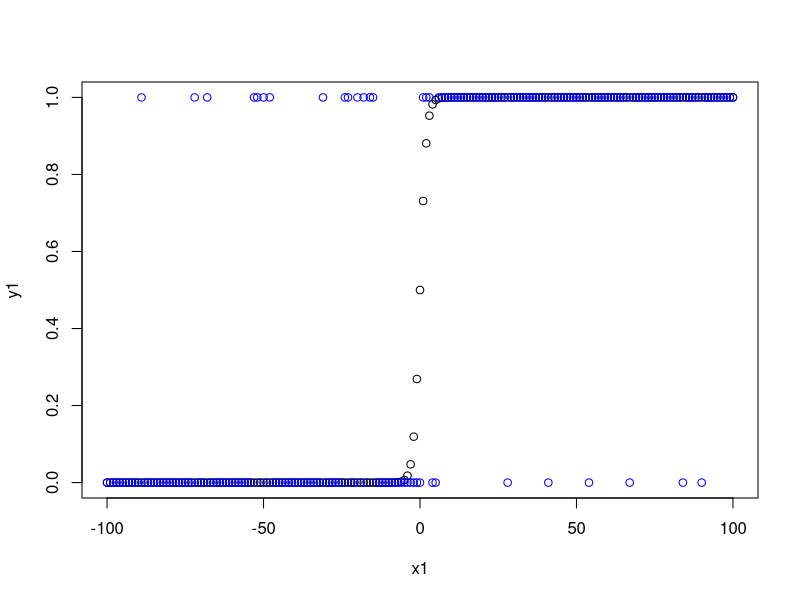
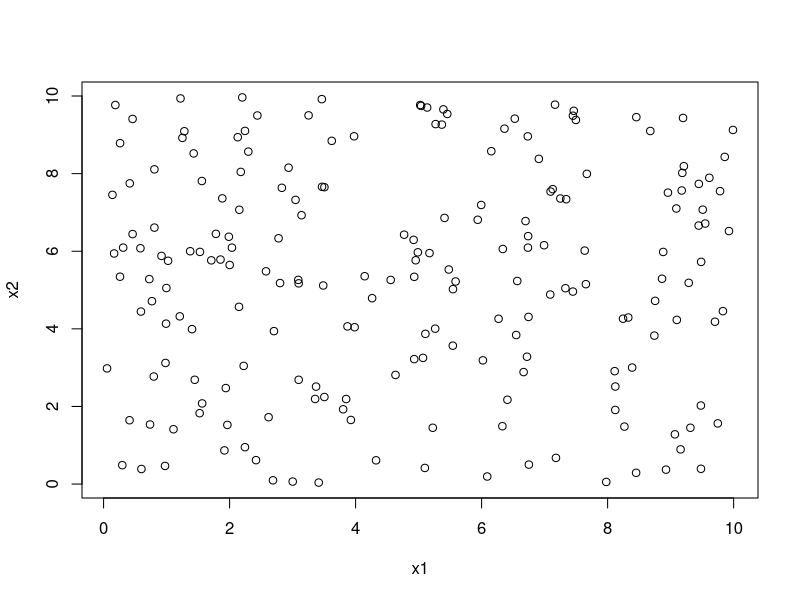
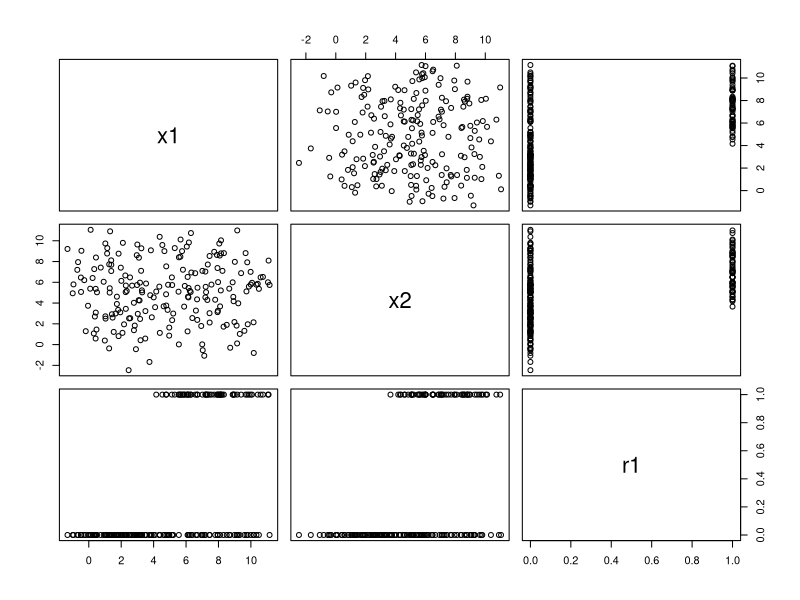
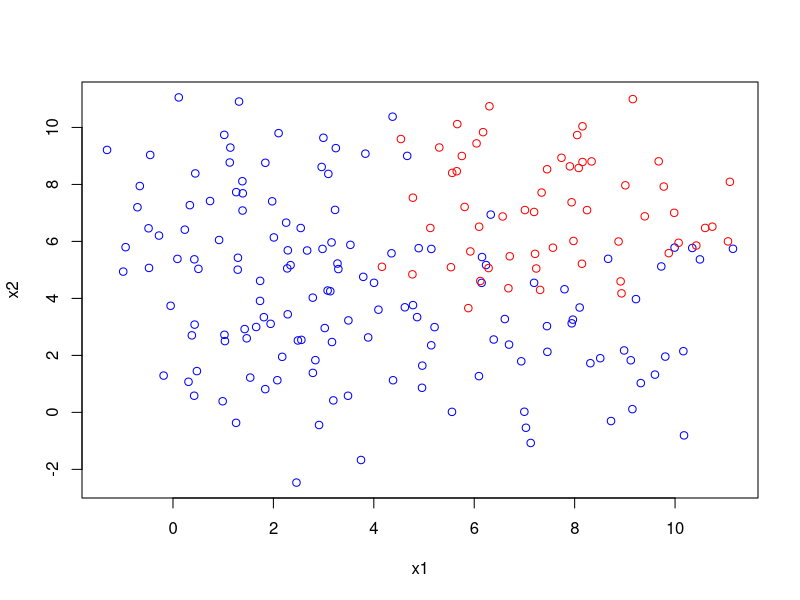

Recreate these plots in R, in order. (Note: this script raises an error after producing the figures.)



rm(list = ls())

# really simple

x1<--100:100
y1<-exp(x1)/(1+exp(x1))

plot(x1,y1)

z1<-c(rbinom(101,1,0.1),rbinom(100,1,0.9))
points(x1,z1,col='blue')

model<-glm(z1~x1,family = 'binomial')
summary(model)












x1<-runif(200,0,10)
x2<-runif(200,0,10)
df<-as.data.frame(cbind(x1,x2))
colnames(df)<-c("x1","x2")

plot(df)

df$r1<-ifelse(df$x1>5 & df$x2>5,1,0)

#add some noise
df$x1<-df$x1+rnorm(length(df$x1))
df$x2<-df$x2+rnorm(length(df$x2))

plot(df)

plot(df[df$r1==0,1:2],col = "blue")
points(df[df$r1==1,1:2],col = "red")

model<-glm(r1~x1+x2,data = df, family = "binomial")
summary(model)




rm(list = ls())

x1<-runif(2000,0,10)
x2<-rep(c("a","b"),0,length(x1))
df<-as.data.frame(cbind(x1,x2))
colnames(df)<-c("x1","x2")

plot(df)

df$r1<-ifelse(df$x1>8 & df$x2=="a",1,
              ifelse(df$x1<8 & df$x2=="b",1,0))

str(df)
df$x1<-as.numeric(df$x1)
plot(df)

#add some noise
df$x1<-df$x1+rnorm(length(df$x1))
# df$x2<-df$x2+rnorm(length(df$x2))
aggregate(df$r1,list(df$x2),FUN=mean)


model<-glm(r1~x1+x2,data = df, family = "binomial")
summary(model)

exp(2.72)




rm(list = ls())

x1<-runif(200,0,10)
x2<-rep(c(0,1),0,length(x1))
df<-as.data.frame(cbind(x1,x2))
colnames(df)<-c("x1","x2")

plot(df)

df$r1<-ifelse(df$x1>8 & df$x2==0,1,
              ifelse(df$x1<8 & df$x2==1,1,0))

str(df)
df$x1<-as.numeric(df$x1)
plot(df)


plot(df[df$r1==0,1:2],col = "blue")
points(df[df$r1==1,1:2],col = "red")

#add some noise
# df$x1<-df$x1+rnorm(length(df$x1))
# df$x2<-df$x2+rnorm(length(df$x2))
aggregate(df$r1,list(df$x2),FUN=mean)

mysample<-sample(nrow(df),150)
s1<-df[mysample,]
holdout<-setdiff(1:nrow(df),mysample)
model<-glm(r1~x1+x2,data = s1, family = "binomial")
summary(model)
pred1<-predict(model,newdata = df[holdout,],type = "response")

plot(df$r1[holdout],pred1)

exp(2.72)
